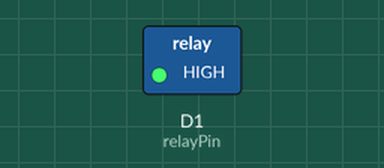
Simulated run of this sketch. Board: ESP8266 (Wemos D1 mini). On the bench: switched loads named in the sketch (green lamp = pin HIGH).

Above: at 1.0 s.
At 3.0 s:
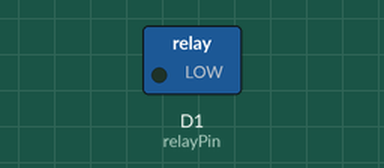
Timing chart, 0 to 5.2 s (numbered marks = the images above):
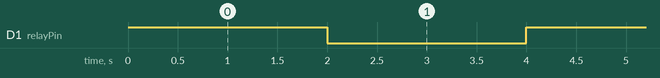

Measured:
- by itself, D1 (relayPin): alternates HIGH for 2.0 s and LOW for 2.0 s

The sketch:

D1mini_Relay.ino
```cpp
const int relayPin = D1;

void setup() {
  pinMode(relayPin, OUTPUT);
}

void loop() {
  digitalWrite(relayPin, HIGH); // turn on relay with voltage HIGH
  delay(2000);              // pause
  digitalWrite(relayPin, LOW);  // turn off relay with voltage LOW
  delay(2000);              // pause
}
```
